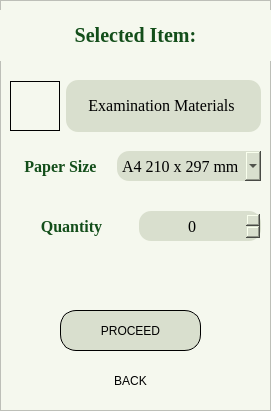
     <widget class="QFrame" name="leftFrame_4">
      <property name="geometry">
       <rect>
        <x>20</x>
        <y>100</y>
        <width>271</width>
        <height>411</height>
       </rect>
      </property>
      <property name="styleSheet">
       <string notr="true">background-color: rgb(245, 248, 238);</string>
      </property>
      <property name="frameShape">
       <enum>QFrame::StyledPanel</enum>
      </property>
      <property name="frameShadow">
       <enum>QFrame::Raised</enum>
      </property>
      <widget class="QLabel" name="selectItemTitle_4">
       <property name="geometry">
        <rect>
         <x>0</x>
         <y>10</y>
         <width>271</width>
         <height>51</height>
        </rect>
       </property>
       <property name="font">
        <font>
         <family>Georgia</family>
         <pointsize>15</pointsize>
         <weight>75</weight>
         <bold>true</bold>
        </font>
       </property>
       <property name="styleSheet">
        <string notr="true">color: rgb(19, 78, 26);
background-color: rgb(245, 248, 238);</string>
       </property>
       <property name="text">
        <string>Selected Item:</string>
       </property>
       <property name="alignment">
        <set>Qt::AlignCenter</set>
       </property>
       <property name="wordWrap">
        <bool>true</bool>
       </property>
      </widget>
      <widget class="QPushButton" name="proceedBtn_4">
       <property name="geometry">
        <rect>
         <x>60</x>
         <y>310</y>
         <width>141</width>
         <height>41</height>
        </rect>
       </property>
       <property name="styleSheet">
        <string notr="true">background-color: rgb(217, 223, 206);
border-radius: 16px;
border: 1px solid #000000</string>
       </property>
       <property name="text">
        <string>PROCEED</string>
       </property>
      </widget>
      <widget class="QWidget" name="widget_7" native="true">
       <property name="geometry">
        <rect>
         <x>10</x>
         <y>80</y>
         <width>251</width>
         <height>201</height>
        </rect>
       </property>
       <widget class="QWidget" name="horizontalLayoutWidget">
        <property name="geometry">
         <rect>
          <x>0</x>
          <y>60</y>
          <width>251</width>
          <height>52</height>
         </rect>
        </property>
        <layout class="QHBoxLayout" name="horizontalLayout_2">
         <item>
          <widget class="QLabel" name="selectItemTitle_8">
           <property name="font">
            <font>
             <family>Georgia</family>
             <pointsize>12</pointsize>
             <weight>75</weight>
             <bold>true</bold>
            </font>
           </property>
           <property name="styleSheet">
            <string notr="true">color: rgb(19, 78, 26);
background-color: rgb(245, 248, 238);</string>
           </property>
           <property name="text">
            <string>Paper Size</string>
           </property>
           <property name="alignment">
            <set>Qt::AlignCenter</set>
           </property>
           <property name="wordWrap">
            <bool>true</bool>
           </property>
          </widget>
         </item>
         <item>
          <widget class="QComboBox" name="comboBox_2">
           <property name="font">
            <font>
             <family>Georgia</family>
             <pointsize>12</pointsize>
            </font>
           </property>
           <property name="styleSheet">
            <string notr="true">border: none;
background-color: #D9DFCE;
border-radius: 12px;
height: 30px;
</string>
           </property>
           <property name="currentIndex">
            <number>3</number>
           </property>
           <item>
            <property name="text">
             <string>A2 420 x 594 mm</string>
            </property>
           </item>
           <item>
            <property name="text">
             <string>A3 297 x 420 mm</string>
            </property>
           </item>
           <item>
            <property name="text">
             <string>A3+ 329 x 483 mm</string>
            </property>
           </item>
           <item>
            <property name="text">
             <string>A4 210 x 297 mm</string>
            </property>
           </item>
           <item>
            <property name="text">
             <string>B3 364 x 515 mm</string>
            </property>
           </item>
           <item>
            <property name="text">
             <string>B4 257 x 364 mm</string>
            </property>
           </item>
           <item>
            <property name="text">
             <string>Legal 8 1/2 x 14 in</string>
            </property>
           </item>
           <item>
            <property name="text">
             <string>Letter 8 1/2 x 11 in</string>
            </property>
           </item>
           <item>
            <property name="text">
             <string>User-Defined</string>
            </property>
           </item>
          </widget>
         </item>
        </layout>
       </widget>
       <widget class="QWidget" name="horizontalLayoutWidget_2">
        <property name="geometry">
         <rect>
          <x>0</x>
          <y>120</y>
          <width>251</width>
          <height>52</height>
         </rect>
        </property>
        <layout class="QHBoxLayout" name="horizontalLayout_3">
         <item>
          <widget class="QLabel" name="selectItemTitle_9">
           <property name="font">
            <font>
             <family>Georgia</family>
             <pointsize>12</pointsize>
             <weight>75</weight>
             <bold>true</bold>
            </font>
           </property>
           <property name="styleSheet">
            <string notr="true">color: rgb(19, 78, 26);
background-color: rgb(245, 248, 238);</string>
           </property>
           <property name="text">
            <string>Quantity</string>
           </property>
           <property name="alignment">
            <set>Qt::AlignCenter</set>
           </property>
           <property name="wordWrap">
            <bool>true</bool>
           </property>
          </widget>
         </item>
         <item>
          <widget class="QSpinBox" name="spinBox">
           <property name="font">
            <font>
             <family>Georgia</family>
             <pointsize>12</pointsize>
            </font>
           </property>
           <property name="styleSheet">
            <string notr="true">border: none;
background-color: #D9DFCE;
border-radius: 12px;
height: 30px;</string>
           </property>
           <property name="alignment">
            <set>Qt::AlignCenter</set>
           </property>
           <property name="buttonSymbols">
            <enum>QAbstractSpinBox::UpDownArrows</enum>
           </property>
          </widget>
         </item>
        </layout>
       </widget>
       <widget class="QWidget" name="horizontalLayoutWidget_3">
        <property name="geometry">
         <rect>
          <x>0</x>
          <y>0</y>
          <width>251</width>
          <height>52</height>
         </rect>
        </property>
        <layout class="QHBoxLayout" name="horizontalLayout_4">
         <item>
          <widget class="QLabel" name="label">
           <property name="sizePolicy">
            <sizepolicy hsizetype="Fixed" vsizetype="Fixed">
             <horstretch>0</horstretch>
             <verstretch>0</verstretch>
            </sizepolicy>
           </property>
           <property name="minimumSize">
            <size>
             <width>50</width>
             <height>50</height>
            </size>
           </property>
           <property name="maximumSize">
            <size>
             <width>50</width>
             <height>50</height>
            </size>
           </property>
           <property name="styleSheet">
            <string notr="true">image: url(:/images/icons/Wells-Staple-Wire.jpg);
border: 1px solid #000000;</string>
           </property>
           <property name="text">
            <string/>
           </property>
           <property name="scaledContents">
            <bool>false</bool>
           </property>
           <property name="alignment">
            <set>Qt::AlignCenter</set>
           </property>
          </widget>
         </item>
         <item>
          <widget class="QFrame" name="frame">
           <property name="sizePolicy">
            <sizepolicy hsizetype="Preferred" vsizetype="Preferred">
             <horstretch>0</horstretch>
             <verstretch>0</verstretch>
            </sizepolicy>
           </property>
           <property name="minimumSize">
            <size>
             <width>50</width>
             <height>50</height>
            </size>
           </property>
           <property name="styleSheet">
            <string notr="true">background-color: #D9DFCE;
border-radius: 12px;</string>
           </property>
           <property name="frameShape">
            <enum>QFrame::StyledPanel</enum>
           </property>
           <property name="frameShadow">
            <enum>QFrame::Raised</enum>
           </property>
           <widget class="QLabel" name="label_2">
            <property name="geometry">
             <rect>
              <x>10</x>
              <y>10</y>
              <width>171</width>
              <height>31</height>
             </rect>
            </property>
            <property name="font">
             <font>
              <family>Georgia</family>
              <pointsize>12</pointsize>
             </font>
            </property>
            <property name="text">
             <string>Examination Materials</string>
            </property>
            <property name="alignment">
             <set>Qt::AlignCenter</set>
            </property>
           </widget>
          </widget>
         </item>
        </layout>
       </widget>
      </widget>
      <widget class="QPushButton" name="backBtn12">
       <property name="geometry">
        <rect>
         <x>60</x>
         <y>360</y>
         <width>141</width>
         <height>41</height>
        </rect>
       </property>
       <property name="styleSheet">
        <string notr="true">background-color: rgb(245, 248, 238);
border-radius: 16px;</string>
       </property>
       <property name="text">
        <string>BACK</string>
       </property>
      </widget>
     </widget>
